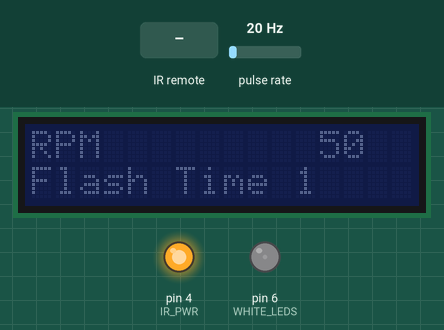
This sketch was run on a simulated Arduino Uno, built with avr-gcc and run on an emulated ATmega328P. On the bench: 16×2 character LCD, output pins drawn as LEDs (lit = HIGH). Wiring (inferred from the names in the program): pulse sensor: data pin 2. The inputs (shaded band) are chosen by the test bench; at power-on: pulse rate 20 Hz. What the sketch prints to the serial monitor is not drawn.

Above: at 1.2 s.
1.3 s: infrared code 0x42BD received
At 1.53 s:
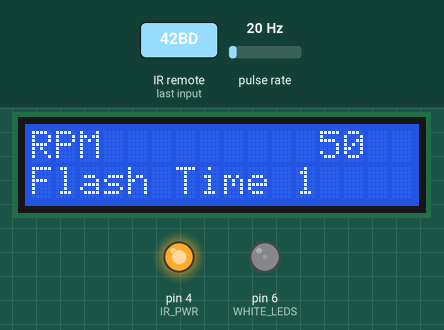
3.1 s: pulse rate (sensor on pin 2) set to 50 Hz
At 4.12 s:
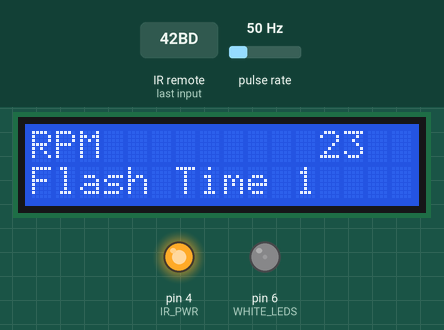
4.7 s: infrared code 0x629D received
At 5.61 s:
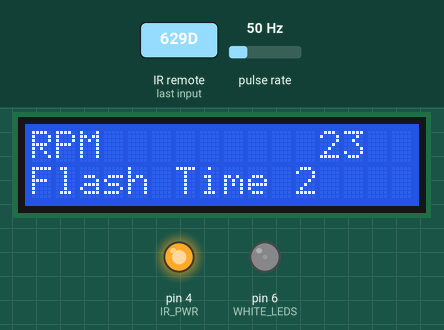
6.5 s: pulse rate (sensor on pin 2) set to 16 Hz
At 6.66 s:
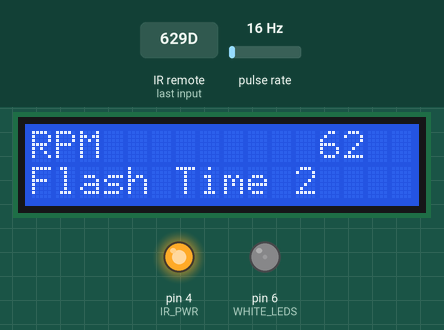
8.0 s: infrared code 0xA857 received
At 8.82 s:
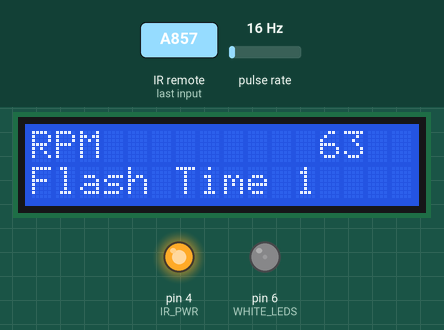
9.6 s: pulse rate (sensor on pin 2) set to 100 Hz
At 10.05 s:
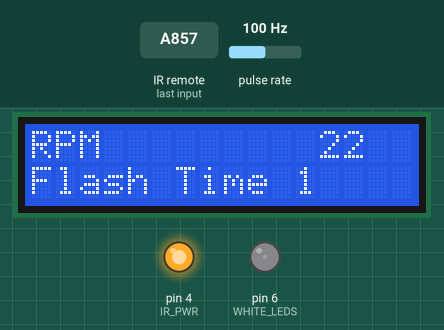
Timing chart, 0 to 12.3 s (numbered marks = the images above; inputs shaded):
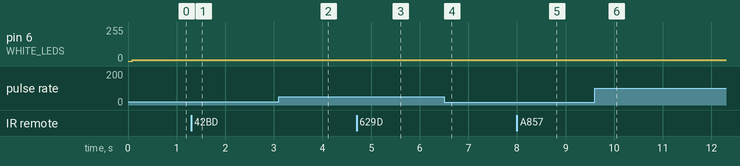

Measured:
- after the input at 1.3 s, the display: first changes at once (image 1 shows a later state)
- after the input at 9.6 s, the display: changes after 0.29 s (image 6)
- what the display in image 2 shows lasts 0.4 s, from 3.9 s to 4.3 s
- what the display in image 3 shows lasts 0.4 s, from 5.4 s to 5.8 s

The sketch:

TropeLights.ino
```cpp
#include <stdio.h>
#include <IRremote.h>
#include <Wire.h>
#include <LCD.h>
#include <LiquidCrystal_I2C.h>

#define I2C_ADDR    0x27  // Define I2C Address where the PCF8574A is
#define BACKLIGHT_PIN     3
#define En_pin  2
#define Rw_pin  1
#define Rs_pin  0
#define D4_pin  4
#define D5_pin  5
#define D6_pin  6
#define D7_pin  7

LiquidCrystal_I2C	lcd(I2C_ADDR,En_pin,Rw_pin,Rs_pin,D4_pin,D5_pin,D6_pin,D7_pin);


//Pin Mappings
const int MAG_SENSOR = 2;
const int RECV_PIN = 3;
const int IR_PWR = 4;
const int WHITE_LEDS = 6;
const int MAG_INT = 0;


int flash_duration = 1;

const int threshold = 400;
static FILE uartout = {
  0};

IRrecv irrecv(RECV_PIN);
decode_results results;

//boolean light_sensor() {
//  digitalWrite(led_pin, LOW);
//  int off_value = analogRead(A0);
//  digitalWrite(led_pin, HIGH);
//  int on_value = analogRead(A0);
//  digitalWrite(led_pin, LOW);
//  if(off_value - on_value > threshold) {
//    return true;
//  }
//  else {
//    return false;
//  }
//}

//boolean mag_sensor() {
//  int val =  digitalRead(MAG_SENSOR);
//  //printf("Value = %d\n", val);
//  return val == 0;
//
//}


volatile int start_of_revolution = 0;

void mag_int() {
  start_of_revolution++;
}


long flash_period;
unsigned long start_rev=0;
unsigned long old_start_rev=0;

void setup() {
  Serial.begin(9600);
  //Setup the LCD
  lcd.begin (16,2);
  lcd.setBacklightPin(BACKLIGHT_PIN,POSITIVE);
  lcd.setBacklight(LOW);
  lcd.home ();
  //  pinMode(led_pin, OUTPUT);
  pinMode(WHITE_LEDS, OUTPUT);
  pinMode(MAG_SENSOR, INPUT);


  //Setup the IR receiver
  irrecv.enableIRIn(); // Start the receiver
  pinMode(IR_PWR,OUTPUT);
  digitalWrite(IR_PWR,HIGH); // Power IR Rx off pin 2 for neatness.

  //Setup mag sensor interrupt routine
  attachInterrupt(MAG_INT, mag_int, FALLING);

  //  digitalWrite(led_pin, HIGH);

  digitalWrite(WHITE_LEDS, LOW);

  lcd.setCursor ( 0, 0);        // go to the third line
  lcd.print("RPM ");
  lcd.setCursor ( 0, 1 );        // go to the fourth line
  lcd.print("Flash Time");

  // fill in the UART file descriptor with pointer to writer.
  fdev_setup_stream (&uartout, uart_putchar, NULL, _FDEV_SETUP_WRITE);

  // The uart is the standard output device STDOUT.
  stdout = &uartout ;
  //  while(mag_sensor() == false);
  //  while(mag_sensor() == true);
}


void loop() {
  char rpm_buf[5];
  static int lcd_status = 0;
  static int white_led_status = 1;

  //while(mag_sensor() == false); // Wait for sensor
  while(start_of_revolution == 0){
  };
  printf("Start of revolution %d\n", start_of_revolution);
  start_of_revolution = 0; //Reset rev
  start_rev = millis();

  int period = millis() - old_start_rev;
  flash_period = (period) / 18;
  old_start_rev = start_rev;
  //delay(50);
  //sprintf(rpm_buf, "%3.1f", (float)60000/period);
  ftoa(rpm_buf, (float)60000/period,  1);
  //  printf("Period %d millis rpm %s, flash period micros %l \n", period, rpm_buf,  flash_period);
  //  Serial.println("");

  lcd.setCursor (11,1);
  lcd.print(flash_duration, DEC);
  lcd.setCursor ( 12, 0);        // go to the third line
  lcd.print("    ");
  lcd.setCursor ( 12, 0);
  lcd.print(period);
  if(flash_period > 50 && flash_period < 150 && white_led_status) {
    lcd.setCursor (5,0);
    lcd.print(rpm_buf);
    analogWrite(WHITE_LEDS, 0);
    for(int i=0; i<18; i++) {
      digitalWrite(WHITE_LEDS, HIGH);
      delay(flash_duration);
      digitalWrite(WHITE_LEDS, LOW);
      if(i!=17) {
        delay(flash_period-flash_duration);
      }
    }
  }
  else {
    analogWrite(WHITE_LEDS, 10);
  }

  if (irrecv.decode(&results)) {
    int rval = results.value;
    printf("IR code %x\n", rval);
    Serial.println(rval, HEX);
    if(rval == 0x629D) {
      printf("Yahoo\n");
    }
    switch(rval) {
    case 0x629D:  //Up arrow
      flash_duration++;
      break;
    case 0xa857:  //Down arrow
      flash_duration--;
      break;
    case 0x42BD: //Star
      if(lcd_status == 0) {
        lcd.setBacklight(HIGH);
        lcd_status = 1;
      }
      else {
        lcd.setBacklight(LOW);
        lcd_status = 0;
      }
      break;
    case 0x6897:  //1
      white_led_status = !white_led_status;
      break;

    default:
      printf("Unknown IR code %x\n", rval);
    }
    printf("Flash duraction %d\n", flash_duration);
    irrecv.resume(); // Receive the next value
    if(flash_duration < 1) {
      flash_duration = 1;
    }
    if(flash_duration > 10) {
      flash_duration = 10;
    }
  }
  //  while(light_sensor() == true);


}
```

Printf.ino
```cpp
// create a output function
// This works because Serial.write, although of
// type virtual, already exists.
static int uart_putchar (char c, FILE *stream)
{
    Serial.write(c) ;
    return 0 ;
}


char *ftoa(char *a, double f, int precision)
{
 long p[] = {0,10,100,1000,10000,100000,1000000,10000000,100000000};

 char *ret = a;
 long heiltal = (long)f;
 itoa(heiltal, a, 10);
 while (*a != '\0') a++;
 *a++ = '.';
 long desimal = abs((long)((f - heiltal) * p[precision]));
 itoa(desimal, a, 10);
 return ret;
}
```
